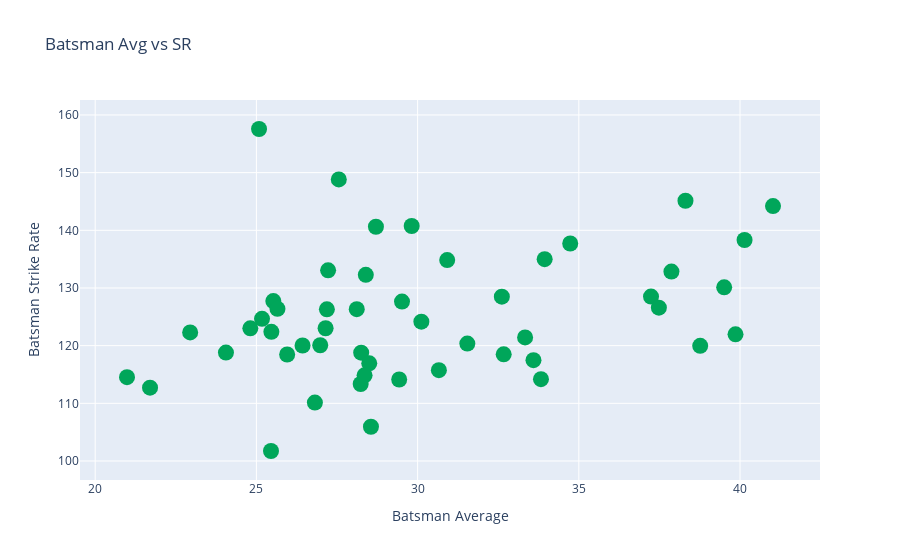

Write notebook code for a chart like this one.
### Code cell
trace=go.Scatter(x=avg['avg'], y=avg['batsman_runs'], mode='markers', text=avg['batsman'] , marker={'color': '#00a65a', 'size': 16})
data=[trace]
layout = go.Layout(title='Batsman Avg vs SR',
                  xaxis={'title': 'Batsman Average'},
                  yaxis={'title': 'Batsman Strike Rate'})
fig=go.Figure(data=data, layout=layout)
fig.show()

### Figure 1 — Plotly figure (JSON) as saved in the notebook; plotly's stock layout.template omitted (floating-point values rounded to 4 significant figures)
{"data": [{"marker": {"color": "#00a65a", "size": 16}, "mode": "markers", "text": ["AB de Villiers", "AC Gilchrist", "AJ Finch", "AM Rahane", "AT Rayudu", "BB McCullum", "BJ Hodge", "CH Gayle", "DA Miller", "DA Warner", "DJ Bravo", "DJ Hussey", "DPMD Jayawardene", "DR Smith", "F du Plessis", "G Gambhir", "GJ Maxwell", "JH Kallis", "JP Duminy", "KA Pollard", "KC Sangakkara", "KD Karthik", "KK Nair", "M Vijay", "MEK Hussey", "MK Pandey", "MK Tiwary", "MS Dhoni", "NV Ojha", "PA Patel", "R Dravid", "RA Jadeja", "RG Sharma", "RV Uthappa", "S Badrinath", "S Dhawan", "SC Ganguly", "SE Marsh", "SK Raina", "SPD Smith", "SR Tendulkar", "SR Watson", "SS Tiwary", "SV Samson", "TM Dilshan", "V Kohli", "V Sehwag", "WP Saha", "YK Pathan", "Yuvraj Singh"], "type": "scatter", "x": [38.31, 27.22, 27.19, 33.59, 27.15, 28.11, 33.33, 41.02, 34.73, 40.14, 22.95, 26.98, 28.25, 28.39, 30.12, 31.54, 25.08, 28.55, 39.86, 28.71, 25.95, 24.81, 25.17, 26.43, 38.76, 28.5, 29.43, 37.87, 20.99, 21.7, 28.23, 24.06, 32.61, 29.52, 30.66, 32.67, 25.45, 39.51, 33.94, 37.24, 33.83, 30.92, 28.36, 25.46, 26.81, 37.48, 27.56, 25.52, 29.82, 25.65], "y": [145.1, 133.1, 126.3, 117.5, 123.0, 126.3, 121.4, 144.2, 137.7, 138.3, 122.3, 120.1, 118.8, 132.3, 124.2, 120.4, 157.6, 105.9, 122.0, 140.6, 118.5, 123.0, 124.7, 120.0, 120.0, 116.9, 114.1, 132.8, 114.5, 112.7, 113.3, 118.8, 128.5, 127.6, 115.7, 118.5, 101.7, 130.1, 135.0, 128.5, 114.2, 134.8, 114.9, 122.4, 110.1, 126.6, 148.8, 127.7, 140.8, 126.4]}], "layout": {"autosize": true, "title": {"text": "Batsman Avg vs SR"}, "xaxis": {"autorange": true, "range": [19.6, 42.41], "title": {"text": "Batsman Average"}, "type": "linear"}, "yaxis": {"autorange": true, "range": [94.26, 165.0], "title": {"text": "Batsman Strike Rate"}, "type": "linear"}}}
